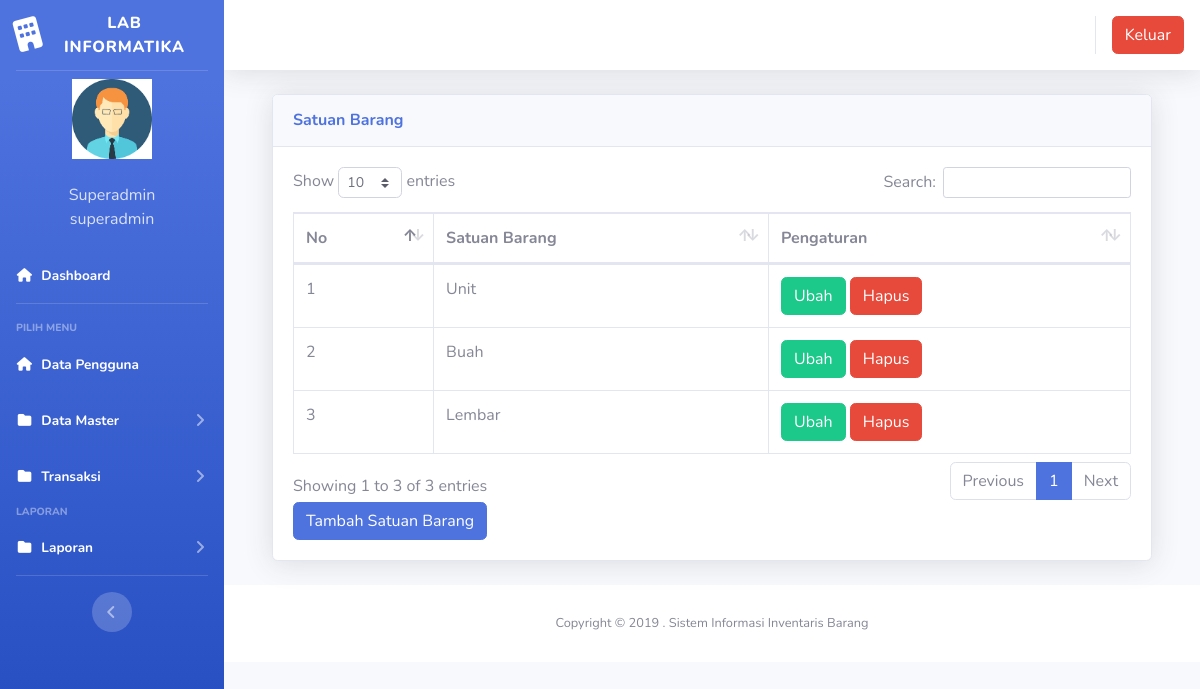
The app's page /index3.php?page=satuanbarang (signed in) with its own data.
### tables this page shows
CREATE TABLE `users` (
  `id` int(11) NOT NULL,
  `nik` varchar(10) NOT NULL,
  `nama` varchar(100) NOT NULL,
  `alamat` varchar(200) NOT NULL,
  `telepon` varchar(100) NOT NULL,
  `username` varchar(100) NOT NULL,
  `password` varchar(100) NOT NULL,
  `level` varchar(25) NOT NULL DEFAULT 'member',
  `foto` varchar(25) NOT NULL
);

CREATE TABLE `satuan` (
  `id` int(11) NOT NULL,
  `satuan` varchar(100) NOT NULL
);

### index3.php (the view, shortened to what this page needs)
<?php
	$koneksi = new mysqli("localhost","root","","inventori");
	?>
<!DOCTYPE html>
<html lang="en">
<head>
  <link href="vendor/fontawesome-free/css/all.min.css" rel="stylesheet" type="text/css">
  <link href="css/sb-admin-2.min.css" rel="stylesheet">
  <link href="vendor/datatables/dataTables.bootstrap4.min.css" rel="stylesheet">
</head>
<body id="page-top">
  <div id="wrapper">
    <ul class="navbar-nav bg-gradient-primary sidebar sidebar-dark accordion" id="accordionSidebar">
      <a class="sidebar-brand d-flex align-items-center justify-content-center" href="index3.php">
        <div class="sidebar-brand-icon rotate-n-15">
          <i class="fas fa-building"></i>
        </div>
        <div class="sidebar-brand-text mx-2">LAB INFORMATIKA</div>
      </a>
      <hr class="sidebar-divider my-0">
 <?php
   if ($_SESSION['superadmin']) {
	   $user = $_SESSION['superadmin'];
   }
   $sql =$koneksi->query("select * from users where id='$user'");
   $data = $sql->fetch_assoc();
   ?>
    <li class="d-flex align-items-center justify-content-center">
        <a class="nav-link">
		 <img src="img/<?php echo $data['foto']?>" class="img-circle" width="80" alt="User"/></a>
	  </li>
		 <li class="nav-item ">
        <a class="nav-link">
         	<div class="d-flex align-items-center justify-content-center" class="name">  <?php echo  $data['nama'];?></div></font>
			<div class="d-flex align-items-center justify-content-center" class="email"><?php echo $data['level'];?></div>
		 </a>
      </li>
      <li class="nav-item active">
        <a class="nav-link" href="?page=home3">
          <i class="fas fa-fw fa-home"></i>
          <span>Dashboard</span></a>
      </li>
      <hr class="sidebar-divider">
      <div class="sidebar-heading">
        Pilih Menu
      </div>
	    <li class="nav-item active">
        <a class="nav-link" href="?page=pengguna">
          <i class="fas fa-fw fa-home"></i>
          <span>Data Pengguna</span></a>
      </li>
	   <li class="nav-item active">
        <a class="nav-link collapsed" href="#" data-toggle="collapse" data-target="#collapseData" aria-expanded="true" aria-controls="collapseData">
          <i class="fas fa-fw fa-folder"></i>
          <span>Data Master</span>
        </a>
      </li>
	    <li class="nav-item active">
        <a class="nav-link collapsed" href="#" data-toggle="collapse" data-target="#collapsePages" aria-expanded="true" aria-controls="collapsePages">
          <i class="fas fa-fw fa-folder"></i>
          <span>Transaksi</span>
        </a>
      </li>
      <div class="sidebar-heading">
        Laporan
      </div>
	     <li class="nav-item active">
        <a class="nav-link collapsed" href="#" data-toggle="collapse" data-target="#collapseLaporan" aria-expanded="true" aria-controls="collapseLaporan">
          <i class="fas fa-fw fa-folder"></i>
          <span>Laporan</span>
        </a>
      </li>
      <hr class="sidebar-divider d-none d-md-block">
      <div class="text-center d-none d-md-inline">
        <button class="rounded-circle border-0" id="sidebarToggle"></button>
      </div>
    </ul>
    <div id="content-wrapper" class="d-flex flex-column">
      <div id="content">
        <nav class="navbar navbar-expand navbar-light bg-white topbar mb-4 static-top shadow">
          <ul class="navbar-nav ml-auto">
            <li class="nav-item dropdown no-arrow">
			 <div class="top-menu">
        <ul class="nav pull-right top-menu">
           <li><a onclick="return confirm('Apakah anda yakin akan logout?')" class="btn btn-danger" class="logout" href="logout.php">Keluar</a></li>
        </ul>
      </div>
            </li>
          </ul>
        </nav>
        <div class="container-fluid">
		 <section class="content">
		      <?php
			   $page = $_GET['page'];
			   $aksi = $_GET['aksi'];
			     if ($page == "satuanbarang") {
				   if ($aksi == "") {
					   include "page/satuanbarang/satuan.php";
				   }
			   }
			   ?>
    </section>
</div>
      <footer class="sticky-footer bg-white">
        <div class="container my-auto">
          <div class="copyright text-center my-auto">
            <span>Copyright &copy; 2019 . Sistem Informasi Inventaris Barang</span>
          </div>
        </div>
      </footer>
    </div>
  </div>
  </div>
</body>
</html>

### page/satuanbarang/satuan.php (shortened to what this page needs)
<div class="container-fluid">
  <div class="card shadow mb-4">
    <div class="card-header py-3">
      <h6 class="m-0 font-weight-bold text-primary">Satuan Barang</h6>
    </div>
    <div class="card-body">
      <div class="table-responsive">
        <table class="table table-bordered" id="dataTable" width="100%" cellspacing="0">
        <thead>
                                <tr>
			<th>No</th>
			<th>Satuan Barang</th>
			<th>Pengaturan</th>
                                </tr>
		</thead>
          <tbody>
            <?php
	$no = 1;
	$sql = $koneksi->query("select * from satuan");
	while ($data = $sql->fetch_assoc()) {
	?>
                                <tr>
                                    <td><?php echo $no++; ?></td>
			<td><?php echo $data['satuan'] ?></td>
			<td>
			<a href="?page=satuanbarang&aksi=ubahsatuan&id=<?php echo $data['id'] ?>" class="btn btn-success" >Ubah</a>
			<a onclick="return confirm('Apakah anda yakin akan menghapus data ini?')" href="?page=satuanbarang&aksi=hapussatuan&id=<?php echo $data['id'] ?>" class="btn btn-danger" >Hapus</a>
			</td>
                                </tr>
	<?php }?>
		   </tbody>
                        </table>
<a href="?page=satuanbarang&aksi=tambahsatuan" class="btn btn-primary" >Tambah Satuan Barang</a>
      </div>
    </div>
  </div>
</div>

### records on screen
users: foto (picture), nama "Superadmin", level "superadmin"
satuan: satuan "Unit"
satuan: satuan "Buah"
satuan: satuan "Lembar"
